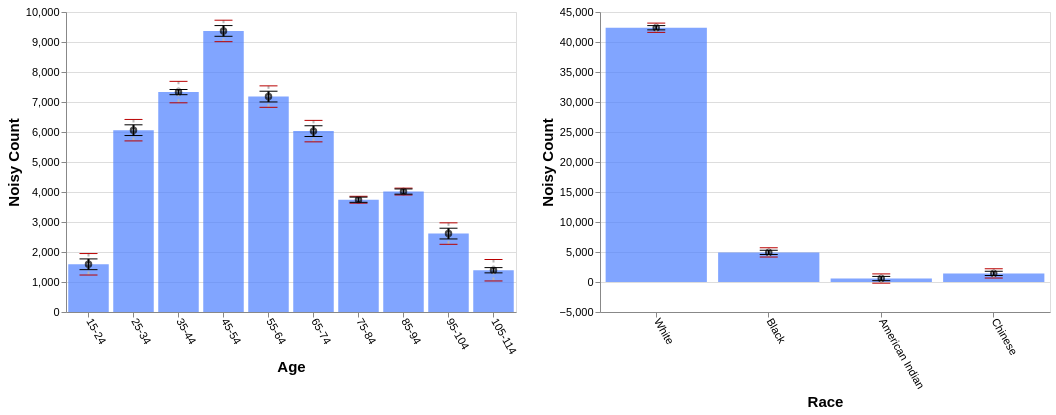

The Vega-Lite source for this figure:
### Vega-Lite specification from a JSON file in a GitHub repository (floating-point values rounded to 4 significant figures)
{"config": {"view": {"continuousWidth": 400, "continuousHeight": 300}, "axis": {"labelFontSize": 11, "titleFontSize": 15}, "axisBottom": {"labelAngle": 60}}, "hconcat": [{"layer": [{"mark": "bar", "encoding": {"color": {"value": "transparent"}, "tooltip": [{"aggregate": "sum", "field": "noisy_count", "title": "noisy count", "type": "quantitative"}, {"aggregate": "sum", "field": "noisy_count_prev", "title": "prev count", "type": "quantitative"}, {"aggregate": "sum", "field": "error", "title": "current error", "type": "quantitative"}, {"aggregate": "sum", "field": "error_prev", "title": "prev error", "type": "quantitative"}], "x": {"field": "age", "sort": null, "title": "Age", "type": "ordinal"}}, "height": 300, "selection": {"selector683": {"type": "interval", "encodings": ["x"]}}, "transform": [{"filter": {"selection": "selector684"}}], "width": 450}, {"mark": {"type": "bar", "color": "gray", "opacity": 0}, "encoding": {"x": {"field": "age", "sort": null, "title": "Age", "type": "ordinal"}, "y": {"aggregate": "sum", "field": "noisy_count_prev", "type": "quantitative"}}, "transform": [{"filter": {"selection": "selector684"}}]}, {"mark": {"type": "bar", "color": "#4C7FFF", "opacity": 0.7}, "encoding": {"x": {"field": "age", "sort": null, "title": "Age", "type": "ordinal"}, "y": {"aggregate": "sum", "field": "noisy_count", "type": "quantitative"}}, "transform": [{"filter": {"selection": "selector684"}}]}, {"mark": {"type": "point", "color": "black", "opacity": 0.7}, "encoding": {"x": {"field": "age", "sort": null, "title": "Age", "type": "ordinal"}, "y": {"aggregate": "sum", "field": "noisy_count", "title": "Noisy Count", "type": "quantitative"}}, "transform": [{"filter": {"selection": "selector684"}}]}, {"mark": {"type": "rule", "color": "#B6B6B6", "size": 2, "strokeDash": [3, 3]}, "encoding": {"x": {"field": "age", "sort": null, "title": "Age", "type": "ordinal"}, "y": {"aggregate": "sum", "field": "plus_error_prev_age", "title": "", "type": "quantitative"}, "y2": {"aggregate": "sum", "field": "minus_error_prev_age", "title": ""}}, "transform": [{"filter": {"selection": "selector684"}}]}, {"mark": {"type": "tick", "color": "#B90000", "size": 0, "strokeDash": [1, 1]}, "encoding": {"x": {"field": "age", "sort": null, "title": "Age", "type": "ordinal"}, "y": {"aggregate": "sum", "field": "plus_error_prev_age", "type": "quantitative"}}, "transform": [{"filter": {"selection": "selector684"}}]}, {"mark": {"type": "tick", "color": "#B90000", "size": 0, "strokeDash": [3, 1]}, "encoding": {"x": {"field": "age", "sort": null, "title": "Age", "type": "ordinal"}, "y": {"aggregate": "sum", "field": "minus_error_prev_age", "type": "quantitative"}}, "transform": [{"filter": {"selection": "selector684"}}]}, {"mark": {"type": "rule", "color": "black", "size": 2}, "encoding": {"x": {"field": "age", "sort": null, "title": "Age", "type": "ordinal"}, "y": {"aggregate": "sum", "field": "plus_error", "title": "", "type": "quantitative"}, "y2": {"aggregate": "sum", "field": "minus_error", "title": ""}}, "transform": [{"filter": {"selection": "selector684"}}]}, {"mark": {"type": "tick", "color": "black", "width": 0}, "encoding": {"x": {"field": "age", "sort": null, "title": "Age", "type": "ordinal"}, "y": {"aggregate": "sum", "field": "plus_error", "type": "quantitative"}}, "transform": [{"filter": {"selection": "selector684"}}]}, {"mark": {"type": "tick", "color": "black", "width": 0}, "encoding": {"x": {"field": "age", "sort": null, "title": "Age", "type": "ordinal"}, "y": {"aggregate": "sum", "field": "minus_error", "type": "quantitative"}}, "transform": [{"filter": {"selection": "selector684"}}]}]}, {"layer": [{"mark": "bar", "encoding": {"color": {"value": "transparent"}, "tooltip": [{"aggregate": "sum", "field": "noisy_count", "title": "noisy count", "type": "quantitative"}, {"aggregate": "sum", "field": "noisy_count_prev", "title": "prev count", "type": "quantitative"}, {"aggregate": "sum", "field": "error", "title": "current error", "type": "quantitative"}, {"aggregate": "sum", "field": "error_prev", "title": "prev error", "type": "quantitative"}], "x": {"field": "race", "sort": null, "title": "Race", "type": "ordinal"}}, "height": 300, "selection": {"selector684": {"type": "interval", "encodings": ["x"]}}, "transform": [{"filter": {"selection": "selector683"}}], "width": 450}, {"mark": {"type": "bar", "color": "gray", "opacity": 0}, "encoding": {"x": {"field": "race", "sort": null, "title": "Race", "type": "ordinal"}, "y": {"aggregate": "sum", "field": "noisy_count_prev", "type": "quantitative"}}, "transform": [{"filter": {"selection": "selector683"}}]}, {"mark": {"type": "bar", "color": "#4C7FFF", "opacity": 0.7}, "encoding": {"x": {"field": "race", "sort": null, "title": "Race", "type": "ordinal"}, "y": {"aggregate": "sum", "field": "noisy_count", "type": "quantitative"}}, "transform": [{"filter": {"selection": "selector683"}}]}, {"mark": {"type": "point", "color": "black", "opacity": 0.7}, "encoding": {"x": {"field": "race", "sort": null, "title": "Race", "type": "ordinal"}, "y": {"aggregate": "sum", "field": "noisy_count", "title": "Noisy Count", "type": "quantitative"}}, "transform": [{"filter": {"selection": "selector683"}}]}, {"mark": {"type": "rule", "color": "#B6B6B6", "size": 2, "strokeDash": [3, 3]}, "encoding": {"x": {"field": "race", "sort": null, "title": "Race", "type": "ordinal"}, "y": {"aggregate": "sum", "field": "plus_error_prev_race", "title": "", "type": "quantitative"}, "y2": {"aggregate": "sum", "field": "minus_error_prev_race", "title": ""}}, "transform": [{"filter": {"selection": "selector683"}}]}, {"mark": {"type": "tick", "color": "#B90000", "size": 0, "strokeDash": [1, 1]}, "encoding": {"x": {"field": "race", "sort": null, "title": "Race", "type": "ordinal"}, "y": {"aggregate": "sum", "field": "plus_error_prev_race", "type": "quantitative"}}, "transform": [{"filter": {"selection": "selector683"}}]}, {"mark": {"type": "tick", "color": "#B90000", "size": 0, "strokeDash": [3, 1]}, "encoding": {"x": {"field": "race", "sort": null, "title": "Race", "type": "ordinal"}, "y": {"aggregate": "sum", "field": "minus_error_prev_race", "type": "quantitative"}}, "transform": [{"filter": {"selection": "selector683"}}]}, {"mark": {"type": "rule", "color": "black", "size": 2}, "encoding": {"x": {"field": "race", "sort": null, "title": "Race", "type": "ordinal"}, "y": {"aggregate": "sum", "field": "plus_error", "title": "", "type": "quantitative"}, "y2": {"aggregate": "sum", "field": "minus_error", "title": ""}}, "transform": [{"filter": {"selection": "selector683"}}]}, {"mark": {"type": "tick", "color": "black", "width": 0}, "encoding": {"x": {"field": "race", "sort": null, "title": "Race", "type": "ordinal"}, "y": {"aggregate": "sum", "field": "plus_error", "type": "quantitative"}}, "transform": [{"filter": {"selection": "selector683"}}]}, {"mark": {"type": "tick", "color": "black", "width": 0}, "encoding": {"x": {"field": "race", "sort": null, "title": "Race", "type": "ordinal"}, "y": {"aggregate": "sum", "field": "minus_error", "type": "quantitative"}}, "transform": [{"filter": {"selection": "selector683"}}]}]}], "data": {"name": "data-5011d2b7ea4fbff9a3dbd7929fca9325"}, "$schema": "https://vega.github.io/schema/vega-lite/v4.17.0.json", "datasets": {"data-5011d2b7ea4fbff9a3dbd7929fca9325": [{"age": "15-24", "race": "White", "noisy_count": 1280.0, "true_count": 1271.0, "plus_error": 1324.0, "minus_error": 1235.0, "error": 44.7, "noisy_count_prev": 1233.0, "true_count_prev": 1271.0, "plus_error_prev": 1322.0, "minus_error_prev": 1143.0, "error_prev": 89.4, "plus_error_prev_age": 1365.0, "minus_error_prev_age": 1186.0, "plus_error_prev_race": 1354.0, "minus_error_prev_race": 1175.0}, {"age": "15-24", "race": "Black", "noisy_count": 115.1, "true_count": 192.0, "plus_error": 159.9, "minus_error": 70.4, "error": 44.7, "noisy_count_prev": 98.4, "true_count_prev": 192.0, "plus_error_prev": 187.9, "minus_error_prev": 9.0, "error_prev": 89.4, "plus_error_prev_age": 230.6, "minus_error_prev_age": 51.7, "plus_error_prev_race": 188.6, "minus_error_prev_race": 9.65}, {"age": "15-24", "race": "American Indian", "noisy_count": 47.7, "true_count": 31.0, "plus_error": 92.4, "minus_error": 3.0, "error": 44.7, "noisy_count_prev": -24.5, "true_count_prev": 31.0, "plus_error_prev": 64.9, "minus_error_prev": -114.0, "error_prev": 89.4, "plus_error_prev_age": 107.6, "minus_error_prev_age": -71.3, "plus_error_prev_race": 38.1, "minus_error_prev_race": -140.8}, {"age": "15-24", "race": "Chinese", "noisy_count": 148.1, "true_count": 62.0, "plus_error": 192.8, "minus_error": 103.4, "error": 44.7, "noisy_count_prev": 113.1, "true_count_prev": 62.0, "plus_error_prev": 202.5, "minus_error_prev": 23.6, "error_prev": 89.4, "plus_error_prev_age": 245.2, "minus_error_prev_age": 66.3, "plus_error_prev_race": 195.9, "minus_error_prev_race": 16.99}, {"age": "25-34", "race": "White", "noisy_count": 5037.0, "true_count": 5110.0, "plus_error": 5082.0, "minus_error": 4992.0, "error": 44.7, "noisy_count_prev": 5054.0, "true_count_prev": 5110.0, "plus_error_prev": 5143.0, "minus_error_prev": 4964.0, "error_prev": 89.4, "plus_error_prev_age": 5115.0, "minus_error_prev_age": 4936.0, "plus_error_prev_race": 5175.0, "minus_error_prev_race": 4996.0}, {"age": "25-34", "race": "Black", "noisy_count": 720.4, "true_count": 700.0, "plus_error": 765.1, "minus_error": 675.6, "error": 44.7, "noisy_count_prev": 749.2, "true_count_prev": 700.0, "plus_error_prev": 838.7, "minus_error_prev": 659.8, "error_prev": 89.4, "plus_error_prev_age": 810.2, "minus_error_prev_age": 631.3, "plus_error_prev_race": 839.4, "minus_error_prev_race": 660.4}, {"age": "25-34", "race": "American Indian", "noisy_count": 150.4, "true_count": 83.0, "plus_error": 195.1, "minus_error": 105.7, "error": 44.7, "noisy_count_prev": 314.1, "true_count_prev": 83.0, "plus_error_prev": 403.5, "minus_error_prev": 224.6, "error_prev": 89.4, "plus_error_prev_age": 375.0, "minus_error_prev_age": 196.1, "plus_error_prev_race": 376.7, "minus_error_prev_race": 197.8}, {"age": "25-34", "race": "Chinese", "noisy_count": 152.8, "true_count": 244.0, "plus_error": 197.5, "minus_error": 108.1, "error": 44.7, "noisy_count_prev": 57.9, "true_count_prev": 244.0, "plus_error_prev": 147.3, "minus_error_prev": -31.6, "error_prev": 89.4, "plus_error_prev_age": 118.8, "minus_error_prev_age": -60.12, "plus_error_prev_race": 140.7, "minus_error_prev_race": -38.21}, {"age": "35-44", "race": "White", "noisy_count": 6170.0, "true_count": 6181.0, "plus_error": 6191.0, "minus_error": 6148.0, "error": 21.6, "noisy_count_prev": 6015.0, "true_count_prev": 6181.0, "plus_error_prev": 6104.0, "minus_error_prev": 5926.0, "error_prev": 89.4, "plus_error_prev_age": 6108.0, "minus_error_prev_age": 5930.0, "plus_error_prev_race": 6136.0, "minus_error_prev_race": 5958.0}, {"age": "35-44", "race": "Black", "noisy_count": 836.0, "true_count": 793.0, "plus_error": 857.6, "minus_error": 814.4, "error": 21.6, "noisy_count_prev": 884.5, "true_count_prev": 793.0, "plus_error_prev": 974.0, "minus_error_prev": 795.1, "error_prev": 89.4, "plus_error_prev_age": 977.9, "minus_error_prev_age": 799.0, "plus_error_prev_race": 974.6, "minus_error_prev_race": 795.8}, {"age": "35-44", "race": "American Indian", "noisy_count": 72.7, "true_count": 93.0, "plus_error": 94.3, "minus_error": 51.1, "error": 21.6, "noisy_count_prev": 158.0, "true_count_prev": 93.0, "plus_error_prev": 247.4, "minus_error_prev": 68.5, "error_prev": 89.4, "plus_error_prev_age": 251.3, "minus_error_prev_age": 72.4, "plus_error_prev_race": 220.6, "minus_error_prev_race": 41.7}, {"age": "35-44", "race": "Chinese", "noisy_count": 252.3, "true_count": 265.0, "plus_error": 273.9, "minus_error": 230.7, "error": 21.6, "noisy_count_prev": 257.7, "true_count_prev": 265.0, "plus_error_prev": 347.1, "minus_error_prev": 168.2, "error_prev": 89.4, "plus_error_prev_age": 351.0, "minus_error_prev_age": 172.1, "plus_error_prev_race": 340.5, "minus_error_prev_race": 161.6}, {"age": "45-54", "race": "White", "noisy_count": 8010.0, "true_count": 7988.0, "plus_error": 8054.0, "minus_error": 7965.0, "error": 44.7, "noisy_count_prev": 8034.0, "true_count_prev": 7988.0, "plus_error_prev": 8123.0, "minus_error_prev": 7944.0, "error_prev": 89.4, "plus_error_prev_age": 8077.0, "minus_error_prev_age": 7898.0, "plus_error_prev_race": 8155.0, "minus_error_prev_race": 7976.0}, {"age": "45-54", "race": "Black", "noisy_count": 908.9, "true_count": 967.0, "plus_error": 953.6, "minus_error": 864.2, "error": 44.7, "noisy_count_prev": 960.0, "true_count_prev": 967.0, "plus_error_prev": 1049.0, "minus_error_prev": 870.5, "error_prev": 89.4, "plus_error_prev_age": 1003.0, "minus_error_prev_age": 824.3, "plus_error_prev_race": 1050.0, "minus_error_prev_race": 871.1}, {"age": "45-54", "race": "American Indian", "noisy_count": 131.5, "true_count": 112.0, "plus_error": 176.2, "minus_error": 86.8, "error": 44.7, "noisy_count_prev": 170.8, "true_count_prev": 112.0, "plus_error_prev": 260.2, "minus_error_prev": 81.3, "error_prev": 89.4, "plus_error_prev_age": 214.0, "minus_error_prev_age": 35.12, "plus_error_prev_race": 233.4, "minus_error_prev_race": 54.5}, {"age": "45-54", "race": "Chinese", "noisy_count": 318.9, "true_count": 266.0, "plus_error": 363.6, "minus_error": 274.2, "error": 44.7, "noisy_count_prev": 389.0, "true_count_prev": 266.0, "plus_error_prev": 478.4, "minus_error_prev": 299.5, "error_prev": 89.4, "plus_error_prev_age": 432.2, "minus_error_prev_age": 253.3, "plus_error_prev_race": 471.8, "minus_error_prev_race": 292.9}, {"age": "55-64", "race": "White", "noisy_count": 6235.0, "true_count": 6252.0, "plus_error": 6280.0, "minus_error": 6191.0, "error": 44.7, "noisy_count_prev": 6117.0, "true_count_prev": 6252.0, "plus_error_prev": 6207.0, "minus_error_prev": 6028.0, "error_prev": 89.4, "plus_error_prev_age": 6227.0, "minus_error_prev_age": 6048.0, "plus_error_prev_race": 6239.0, "minus_error_prev_race": 6060.0}, {"age": "55-64", "race": "Black", "noisy_count": 644.2, "true_count": 744.0, "plus_error": 688.9, "minus_error": 599.5, "error": 44.7, "noisy_count_prev": 563.4, "true_count_prev": 744.0, "plus_error_prev": 652.8, "minus_error_prev": 474.0, "error_prev": 89.4, "plus_error_prev_age": 672.7, "minus_error_prev_age": 493.9, "plus_error_prev_race": 653.4, "minus_error_prev_race": 474.6}, {"age": "55-64", "race": "American Indian", "noisy_count": 81.0, "true_count": 90.0, "plus_error": 125.7, "minus_error": 36.3, "error": 44.7, "noisy_count_prev": 126.0, "true_count_prev": 90.0, "plus_error_prev": 215.4, "minus_error_prev": 36.6, "error_prev": 89.4, "plus_error_prev_age": 235.3, "minus_error_prev_age": 56.5, "plus_error_prev_race": 188.6, "minus_error_prev_race": 9.8}, {"age": "55-64", "race": "Chinese", "noisy_count": 219.9, "true_count": 233.0, "plus_error": 264.7, "minus_error": 175.2, "error": 44.7, "noisy_count_prev": 294.2, "true_count_prev": 233.0, "plus_error_prev": 383.6, "minus_error_prev": 204.7, "error_prev": 89.4, "plus_error_prev_age": 403.5, "minus_error_prev_age": 224.6, "plus_error_prev_race": 377.0, "minus_error_prev_race": 198.1}, {"age": "65-74", "race": "White", "noisy_count": 5107.0, "true_count": 5121.0, "plus_error": 5152.0, "minus_error": 5062.0, "error": 44.7, "noisy_count_prev": 5082.0, "true_count_prev": 5121.0, "plus_error_prev": 5172.0, "minus_error_prev": 4993.0, "error_prev": 89.4, "plus_error_prev_age": 5185.0, "minus_error_prev_age": 5006.0, "plus_error_prev_race": 5204.0, "minus_error_prev_race": 5025.0}, {"age": "65-74", "race": "Black", "noisy_count": 617.6, "true_count": 525.0, "plus_error": 662.4, "minus_error": 572.9, "error": 44.7, "noisy_count_prev": 606.6, "true_count_prev": 525.0, "plus_error_prev": 696.0, "minus_error_prev": 517.2, "error_prev": 89.4, "plus_error_prev_age": 709.5, "minus_error_prev_age": 530.7, "plus_error_prev_race": 696.6, "minus_error_prev_race": 517.9}, {"age": "65-74", "race": "American Indian", "noisy_count": 114.3, "true_count": 68.0, "plus_error": 159.0, "minus_error": 69.6, "error": 44.7, "noisy_count_prev": 145.0, "true_count_prev": 68.0, "plus_error_prev": 234.4, "minus_error_prev": 55.5, "error_prev": 89.4, "plus_error_prev_age": 247.9, "minus_error_prev_age": 69.0, "plus_error_prev_race": 207.6, "minus_error_prev_race": 28.7}, {"age": "65-74", "race": "Chinese", "noisy_count": 190.8, "true_count": 153.0, "plus_error": 235.5, "minus_error": 146.0, "error": 44.7, "noisy_count_prev": 141.6, "true_count_prev": 153.0, "plus_error_prev": 231.1, "minus_error_prev": 52.2, "error_prev": 89.4, "plus_error_prev_age": 244.6, "minus_error_prev_age": 65.7, "plus_error_prev_race": 224.5, "minus_error_prev_race": 45.59}, {"age": "75-84", "race": "White", "noisy_count": 3375.0, "true_count": 3396.0, "plus_error": 3396.0, "minus_error": 3353.0, "error": 21.7, "noisy_count_prev": 3381.0, "true_count_prev": 3396.0, "plus_error_prev": 3410.0, "minus_error_prev": 3353.0, "error_prev": 28.6, "plus_error_prev_age": 3393.0, "minus_error_prev_age": 3336.0, "plus_error_prev_race": 3442.0, "minus_error_prev_race": 3385.0}, {"age": "75-84", "race": "Black", "noisy_count": 347.7, "true_count": 387.0, "plus_error": 369.4, "minus_error": 326.1, "error": 21.7, "noisy_count_prev": 357.5, "true_count_prev": 387.0, "plus_error_prev": 386.1, "minus_error_prev": 328.9, "error_prev": 28.6, "plus_error_prev_age": 369.1, "minus_error_prev_age": 311.9, "plus_error_prev_race": 386.8, "minus_error_prev_race": 329.5}, {"age": "75-84", "race": "American Indian", "noisy_count": -14.3, "true_count": 33.0, "plus_error": 7.3, "minus_error": -36.0, "error": 21.7, "noisy_count_prev": 28.7, "true_count_prev": 33.0, "plus_error_prev": 57.3, "minus_error_prev": 0.1, "error_prev": 28.6, "plus_error_prev_age": 40.27, "minus_error_prev_age": -16.93, "plus_error_prev_race": 30.5, "minus_error_prev_race": -26.7}, {"age": "75-84", "race": "Chinese", "noisy_count": 34.5, "true_count": 93.0, "plus_error": 56.2, "minus_error": 12.9, "error": 21.7, "noisy_count_prev": 43.2, "true_count_prev": 93.0, "plus_error_prev": 71.8, "minus_error_prev": 14.6, "error_prev": 28.6, "plus_error_prev_age": 54.77, "minus_error_prev_age": -2.425, "plus_error_prev_race": 65.19, "minus_error_prev_race": 7.99}, {"age": "85-94", "race": "White", "noisy_count": 3598.0, "true_count": 3579.0, "plus_error": 3620.0, "minus_error": 3577.0, "error": 21.6, "noisy_count_prev": 3589.0, "true_count_prev": 3579.0, "plus_error_prev": 3618.0, "minus_error_prev": 3560.0, "error_prev": 28.5, "plus_error_prev_age": 3626.0, "minus_error_prev_age": 3568.0, "plus_error_prev_race": 3650.0, "minus_error_prev_race": 3592.0}, {"age": "85-94", "race": "Black", "noisy_count": 349.6, "true_count": 351.0, "plus_error": 371.3, "minus_error": 328.0, "error": 21.6, "noisy_count_prev": 349.9, "true_count_prev": 351.0, "plus_error_prev": 378.4, "minus_error_prev": 321.4, "error_prev": 28.5, "plus_error_prev_age": 386.5, "minus_error_prev_age": 329.5, "plus_error_prev_race": 379.0, "minus_error_prev_race": 322.0}, {"age": "85-94", "race": "American Indian", "noisy_count": 25.1, "true_count": 33.0, "plus_error": 46.7, "minus_error": 3.5, "error": 21.6, "noisy_count_prev": 11.2, "true_count_prev": 33.0, "plus_error_prev": 39.7, "minus_error_prev": -17.4, "error_prev": 28.5, "plus_error_prev_age": 47.8, "minus_error_prev_age": -9.3, "plus_error_prev_race": 12.9, "minus_error_prev_race": -44.2}, {"age": "85-94", "race": "Chinese", "noisy_count": 41.5, "true_count": 74.0, "plus_error": 63.1, "minus_error": 19.8, "error": 21.6, "noisy_count_prev": 32.3, "true_count_prev": 74.0, "plus_error_prev": 60.8, "minus_error_prev": 3.8, "error_prev": 28.5, "plus_error_prev_age": 68.9, "minus_error_prev_age": 11.9, "plus_error_prev_race": 54.19, "minus_error_prev_race": -2.81}, {"age": "95-104", "race": "White", "noisy_count": 2323.0, "true_count": 2336.0, "plus_error": 2368.0, "minus_error": 2278.0, "error": 44.7, "noisy_count_prev": 2372.0, "true_count_prev": 2336.0, "plus_error_prev": 2462.0, "minus_error_prev": 2283.0, "error_prev": 89.4, "plus_error_prev_age": 2457.0, "minus_error_prev_age": 2278.0, "plus_error_prev_race": 2494.0, "minus_error_prev_race": 2315.0}, {"age": "95-104", "race": "Black", "noisy_count": 257.8, "true_count": 160.0, "plus_error": 302.5, "minus_error": 213.1, "error": 44.7, "noisy_count_prev": 147.3, "true_count_prev": 160.0, "plus_error_prev": 236.8, "minus_error_prev": 57.9, "error_prev": 89.4, "plus_error_prev_age": 232.1, "minus_error_prev_age": 53.22, "plus_error_prev_race": 237.5, "minus_error_prev_race": 58.55}, {"age": "95-104", "race": "American Indian", "noisy_count": -29.3, "true_count": 14.0, "plus_error": 15.4, "minus_error": -74.1, "error": 44.7, "noisy_count_prev": 50.6, "true_count_prev": 14.0, "plus_error_prev": 140.0, "minus_error_prev": -38.9, "error_prev": 89.4, "plus_error_prev_age": 135.3, "minus_error_prev_age": -43.58, "plus_error_prev_race": 113.2, "minus_error_prev_race": -65.7}, {"age": "95-104", "race": "Chinese", "noisy_count": 62.4, "true_count": 35.0, "plus_error": 107.2, "minus_error": 17.7, "error": 44.7, "noisy_count_prev": 62.6, "true_count_prev": 35.0, "plus_error_prev": 152.0, "minus_error_prev": -26.9, "error_prev": 89.4, "plus_error_prev_age": 147.3, "minus_error_prev_age": -31.58, "plus_error_prev_race": 145.4, "minus_error_prev_race": -33.51}, {"age": "105-114", "race": "White", "noisy_count": 1244.0, "true_count": 1270.0, "plus_error": 1265.0, "minus_error": 1222.0, "error": 21.9, "noisy_count_prev": 1180.0, "true_count_prev": 1270.0, "plus_error_prev": 1270.0, "minus_error_prev": 1091.0, "error_prev": 89.4, "plus_error_prev_age": 1276.0, "minus_error_prev_age": 1097.0, "plus_error_prev_race": 1302.0, "minus_error_prev_race": 1123.0}, {"age": "105-114", "race": "Black", "noisy_count": 137.2, "true_count": 110.0, "plus_error": 159.1, "minus_error": 115.3, "error": 21.9, "noisy_count_prev": 211.2, "true_count_prev": 110.0, "plus_error_prev": 300.6, "minus_error_prev": 121.7, "error_prev": 89.4, "plus_error_prev_age": 307.2, "minus_error_prev_age": 128.3, "plus_error_prev_race": 301.2, "minus_error_prev_race": 122.4}, {"age": "105-114", "race": "American Indian", "noisy_count": -1.0, "true_count": 4.0, "plus_error": 20.8, "minus_error": -22.9, "error": 21.9, "noisy_count_prev": -133.8, "true_count_prev": 4.0, "plus_error_prev": -44.3, "minus_error_prev": -223.2, "error_prev": 89.4, "plus_error_prev_age": -37.67, "minus_error_prev_age": -216.6, "plus_error_prev_race": -71.1, "minus_error_prev_race": -250.0}, {"age": "105-114", "race": "Chinese", "noisy_count": 12.7, "true_count": 17.0, "plus_error": 34.6, "minus_error": -9.2, "error": 21.9, "noisy_count_prev": 108.4, "true_count_prev": 17.0, "plus_error_prev": 197.9, "minus_error_prev": 19.0, "error_prev": 89.4, "plus_error_prev_age": 204.5, "minus_error_prev_age": 25.63, "plus_error_prev_race": 191.3, "minus_error_prev_race": 12.39}]}}
